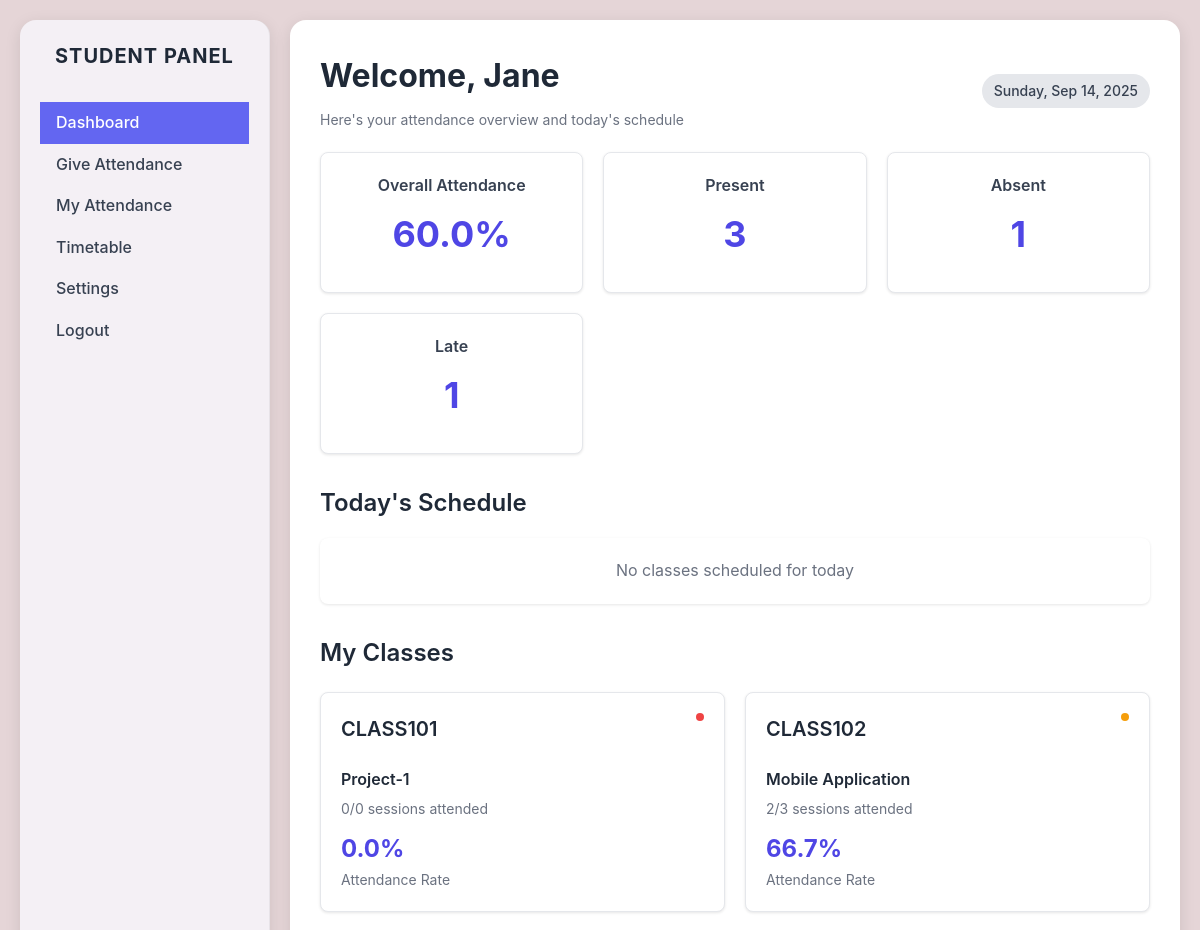
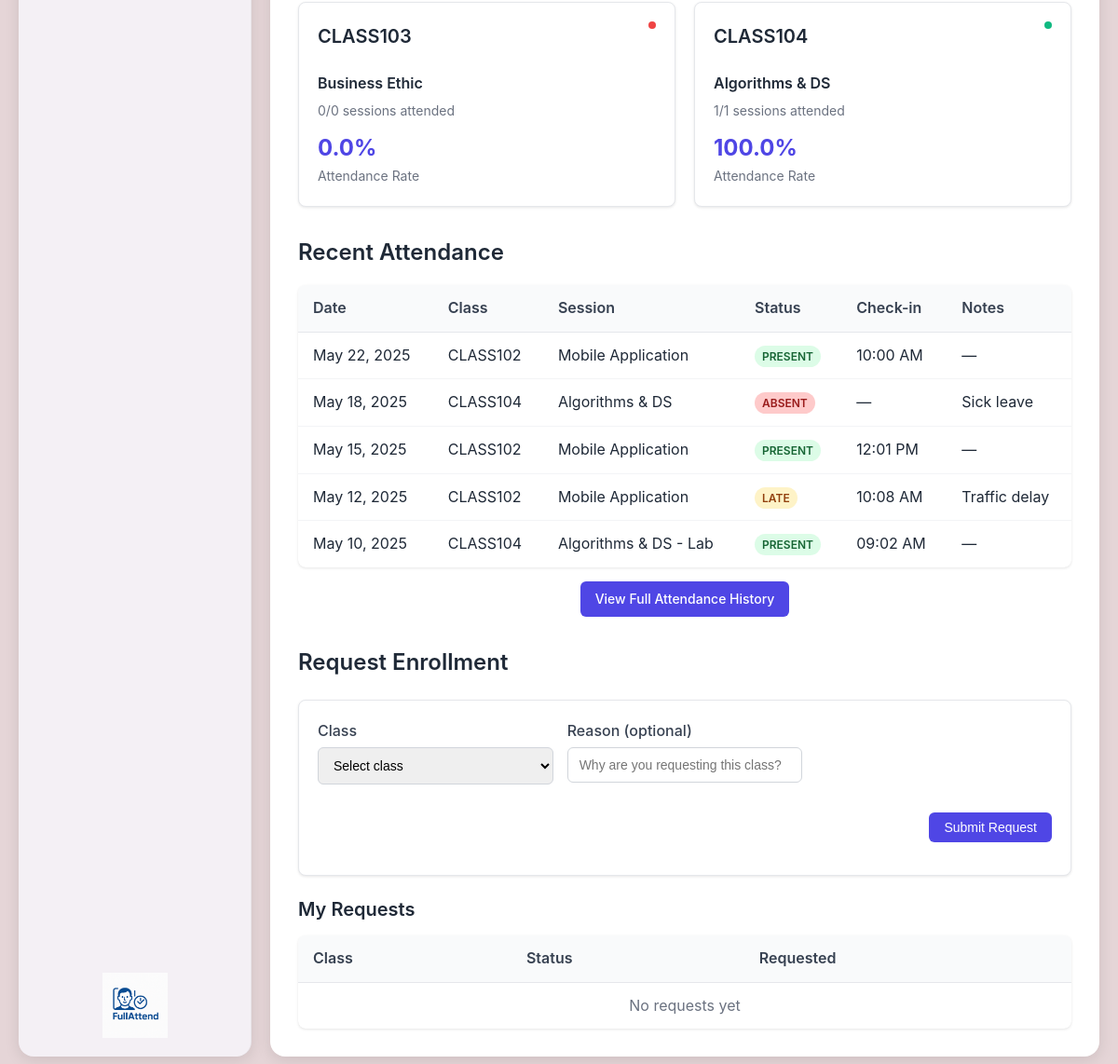
Screenshot of /student/student_dashboard.php (signed in) with the database file from the repository (2 pictures, top to bottom).
### tables this page shows
CREATE TABLE users (
    id INT PRIMARY KEY AUTO_INCREMENT,
    user_id VARCHAR(50) UNIQUE NOT NULL,
    username VARCHAR(100) NOT NULL,
    email VARCHAR(100) UNIQUE NOT NULL,
    password_hash VARCHAR(255) NOT NULL,
    user_type ENUM('admin', 'student') NOT NULL,
    first_name VARCHAR(50) NOT NULL,
    last_name VARCHAR(50) NOT NULL,
    phone VARCHAR(20),
    profile_image VARCHAR(255),
    status ENUM('active', 'inactive', 'pending') DEFAULT 'active',
    created_at TIMESTAMP DEFAULT CURRENT_TIMESTAMP,
    updated_at TIMESTAMP DEFAULT CURRENT_TIMESTAMP ON UPDATE CURRENT_TIMESTAMP
);

CREATE TABLE classes (
    id INT PRIMARY KEY AUTO_INCREMENT,
    class_code VARCHAR(20) UNIQUE NOT NULL,
    class_name VARCHAR(100) NOT NULL,
    description TEXT,
    instructor_id INT,
    semester VARCHAR(20) DEFAULT '2025-S1',
    year INT DEFAULT 2025,
    status ENUM('active', 'inactive') DEFAULT 'active',
    created_at TIMESTAMP DEFAULT CURRENT_TIMESTAMP,
    FOREIGN KEY (instructor_id) REFERENCES users(id) ON DELETE SET NULL
);

CREATE TABLE attendance_records (
    id INT PRIMARY KEY AUTO_INCREMENT,
    session_instance_id INT NOT NULL,
    student_id INT NOT NULL,
    status ENUM('present', 'absent', 'late', 'excused') NOT NULL,
    check_in_time DATETIME,
    recognition_confidence FLOAT,
    notes TEXT,
    marked_by ENUM('system', 'admin', 'manual') DEFAULT 'system',
    created_at TIMESTAMP DEFAULT CURRENT_TIMESTAMP,
    updated_at TIMESTAMP DEFAULT CURRENT_TIMESTAMP ON UPDATE CURRENT_TIMESTAMP,
    FOREIGN KEY (session_instance_id) REFERENCES session_instances(id) ON DELETE CASCADE,
    FOREIGN KEY (student_id) REFERENCES users(id) ON DELETE CASCADE,
    UNIQUE KEY unique_attendance (session_instance_id, student_id)
);

CREATE TABLE session_instances (
    id INT PRIMARY KEY AUTO_INCREMENT,
    timetable_session_id INT NOT NULL,
    session_date DATE NOT NULL,
    actual_start_time DATETIME,
    actual_end_time DATETIME,
    status ENUM('scheduled', 'in_progress', 'completed', 'cancelled') DEFAULT 'scheduled',
    notes TEXT,
    created_at TIMESTAMP DEFAULT CURRENT_TIMESTAMP,
    FOREIGN KEY (timetable_session_id) REFERENCES timetable_sessions(id) ON DELETE CASCADE,
    UNIQUE KEY unique_session_date (timetable_session_id, session_date)
);

CREATE TABLE timetable_sessions (
    id INT PRIMARY KEY AUTO_INCREMENT,
    class_id INT NOT NULL,
    session_title VARCHAR(100) NOT NULL,
    session_type ENUM('Lecture', 'Lab', 'Tutorial', 'Exam', 'Other') DEFAULT 'Lecture',
    day_of_week ENUM('Monday', 'Tuesday', 'Wednesday', 'Thursday', 'Friday', 'Saturday', 'Sunday'),
    start_time TIME NOT NULL,
    end_time TIME NOT NULL,
    room_location VARCHAR(50),
    instructor VARCHAR(100),
    recurring BOOLEAN DEFAULT FALSE,
    start_date DATE,
    end_date DATE,
    notes TEXT,
    status ENUM('scheduled', 'cancelled', 'completed') DEFAULT 'scheduled',
    created_at TIMESTAMP DEFAULT CURRENT_TIMESTAMP,
    FOREIGN KEY (class_id) REFERENCES classes(id) ON DELETE CASCADE
);

### student/student_dashboard.php (the view, shortened to what this page needs)
<?php
$db = new Database();
$conn = $db->getConnection();
$student_id = $_SESSION['user_id'];
try {
    $stmt = $conn->prepare("SELECT * FROM users WHERE id = :student_id AND user_type = 'student'");
    $stmt->execute(['student_id' => $student_id]);
    $student = $stmt->fetch();
    $stmt = $conn->prepare("
        SELECT
            COUNT(DISTINCT ar.id) as total_sessions,
            SUM(CASE WHEN ar.status = 'present' THEN 1 ELSE 0 END) as present_count,
            SUM(CASE WHEN ar.status = 'absent' THEN 1 ELSE 0 END) as absent_count,
            SUM(CASE WHEN ar.status = 'late' THEN 1 ELSE 0 END) as late_count,
            ROUND(
                CASE
                    WHEN COUNT(DISTINCT ar.id) > 0
                    THEN (SUM(CASE WHEN ar.status = 'present' THEN 1 ELSE 0 END) / COUNT(DISTINCT ar.id)) * 100
                    ELSE 0
                END, 1
            ) as attendance_percentage
        FROM attendance_records ar
        JOIN session_instances si ON ar.session_instance_id = si.id
        WHERE ar.student_id = :student_id
    ");
    $stmt->execute(['student_id' => $student_id]);
    $attendance_summary = $stmt->fetch();
    $stmt = $conn->prepare("
        SELECT
            c.id,
            c.class_code,
            c.class_name,
            COUNT(DISTINCT ar.id) as total_sessions,
            SUM(CASE WHEN ar.status = 'present' THEN 1 ELSE 0 END) as present_count,
            ROUND(
                CASE
                    WHEN COUNT(DISTINCT ar.id) > 0
                    THEN (SUM(CASE WHEN ar.status = 'present' THEN 1 ELSE 0 END) / COUNT(DISTINCT ar.id)) * 100
                    ELSE 0
                END, 1
            ) as attendance_percentage
        FROM classes c
        JOIN student_enrollments se ON c.id = se.class_id
        LEFT JOIN timetable_sessions ts ON c.id = ts.class_id
        LEFT JOIN session_instances si ON ts.id = si.timetable_session_id AND si.status = 'completed'
        LEFT JOIN attendance_records ar ON si.id = ar.session_instance_id AND ar.student_id = :student_id_ar
        WHERE se.student_id = :student_id_se AND se.status = 'enrolled' AND c.status = 'active'
        GROUP BY c.id, c.class_code, c.class_name
        ORDER BY c.class_code
    ");
    $stmt->execute(['student_id_ar' => $student_id, 'student_id_se' => $student_id]);
    $enrolled_classes = $stmt->fetchAll();
    $stmt = $conn->prepare("
        SELECT
            ts.session_title,
            ts.start_time,
            ts.end_time,
            ts.room_location,
            ts.session_type,
            c.class_code,
            c.class_name,
            si.status as session_status,
            ar.status as attendance_status,
            ar.check_in_time
        FROM timetable_sessions ts
        JOIN classes c ON ts.class_id = c.id
        JOIN student_enrollments se ON c.id = se.class_id
        LEFT JOIN session_instances si ON ts.id = si.timetable_session_id AND si.session_date = CURDATE()
        LEFT JOIN attendance_records ar ON si.id = ar.session_instance_id AND ar.student_id = :student_id_ar
        WHERE se.student_id = :student_id_se
        AND se.status = 'enrolled'
        AND ts.day_of_week = DAYNAME(CURDATE())
        AND c.status = 'active'
        ORDER BY ts.start_time
    ");
    $stmt->execute(['student_id_ar' => $student_id, 'student_id_se' => $student_id]);
    $todays_schedule = $stmt->fetchAll();
    $stmt = $conn->prepare("SELECT er.id, c.class_code, c.class_name, er.status, er.created_at FROM enrollment_requests er JOIN classes c ON er.class_id = c.id WHERE er.student_id = :sid ORDER BY er.created_at DESC");
    $stmt->execute(['sid' => $student_id]);
    $my_requests = $stmt->fetchAll();
    $stmt = $conn->prepare("
        SELECT
            si.session_date,
            ts.session_title,
            c.class_code,
            ar.status,
            ar.check_in_time,
            ar.notes
        FROM attendance_records ar
        JOIN session_instances si ON ar.session_instance_id = si.id
        JOIN timetable_sessions ts ON si.timetable_session_id = ts.id
        JOIN classes c ON ts.class_id = c.id
        WHERE ar.student_id = :student_id
        ORDER BY si.session_date DESC, ts.start_time DESC
        LIMIT 5
    ");
    $stmt->execute(['student_id' => $student_id]);
    $recent_attendance = $stmt->fetchAll();
} catch (PDOException $e) {
    $error = "Database error: " . $e->getMessage();
}
function getAttendanceColor($percentage) {
    if ($percentage >= 80) return 'present';
    if ($percentage >= 60) return 'late';
    return 'absent';
}
function getStatusChip($status) {
    $classes = [
        'present' => 'present',
        'absent' => 'absent',
        'late' => 'late',
        null => 'absent'
    ];
    return $classes[$status] ?? 'absent';
}
?>
<!DOCTYPE html>
<html lang="en">
<head>
    <link rel="stylesheet" href="../styles.css?v=<?php echo time(); ?>">
    <link rel="stylesheet" href="../student.css?v=<?php echo time(); ?>">
</head>
<body class="student-portal">
    <div class="dashboard">
        <?php include 'includes/sidebar.php'; ?>
        <main class="dashboard-content">
            <div style="display: flex; justify-content: space-between; align-items: center; margin-bottom: 20px;">
                <div>
                    <h1>Welcome, <?php echo htmlspecialchars($student['first_name']); ?></h1>
                    <p class="muted">Here's your attendance overview and today's schedule</p>
                </div>
                <div class="toolbar">
                    <span class="pill"><?php echo date('l, M d, Y'); ?></span>
                </div>
            </div>
            <div class="kpi-grid">
                <div class="kpi-card">
                    <h4>Overall Attendance</h4>
                    <div class="kpi-value"><?php echo $attendance_summary['attendance_percentage'] ?? 0; ?>%</div>
                </div>
                <div class="kpi-card">
                    <h4>Present</h4>
                    <div class="kpi-value"><?php echo $attendance_summary['present_count'] ?? 0; ?></div>
                </div>
                <div class="kpi-card">
                    <h4>Absent</h4>
                    <div class="kpi-value"><?php echo $attendance_summary['absent_count'] ?? 0; ?></div>
                </div>
                <div class="kpi-card">
                    <h4>Late</h4>
                    <div class="kpi-value"><?php echo $attendance_summary['late_count'] ?? 0; ?></div>
                </div>
            </div>
            <section style="margin-top: 30px;">
                <h2>Today's Schedule</h2>
                <?php if (empty($todays_schedule)): ?>
                    <div class="scanning-status">
                        <p style="text-align: center; color: #6b7280; padding: 20px;">No classes scheduled for today</p>
                    </div>
                <?php endif; ?>
            </section>
            <section style="margin-top: 30px;">
                <h2>My Classes</h2>
                <div class="class-cards">
                    <?php if (empty($enrolled_classes)): ?>
                        <p style="color: #6b7280;">No classes enrolled</p>
                    <?php else: ?>
                    <?php foreach ($enrolled_classes as $class): ?>
                    <div class="card">
                        <div style="display: flex; justify-content: space-between; align-items: start; margin-bottom: 10px;">
                            <h3><?php echo htmlspecialchars($class['class_code']); ?></h3>
                            <span class="status-dot <?php echo getAttendanceColor($class['attendance_percentage']); ?>"></span>
                        </div>
                        <p style="font-weight: 600; margin-bottom: 5px;"><?php echo htmlspecialchars($class['class_name']); ?></p>
                        <p class="muted" style="margin-bottom: 10px;">
                            <?php echo $class['present_count']; ?>/<?php echo $class['total_sessions']; ?> sessions attended
                        </p>
                        <div style="font-size: 24px; font-weight: 700; color: #4f46e5;">
                            <?php echo $class['attendance_percentage']; ?>%
                        </div>
                        <p class="muted">Attendance Rate</p>
                    </div>
                    <?php endforeach; ?>
                    <?php endif; ?>
                </div>
            </section>
            <section style="margin-top: 30px;">
                <h2>Recent Attendance</h2>
                <div class="scanning-status">
                    <table class="table">
                        <thead>
                            <tr>
                                <th>Date</th>
                                <th>Class</th>
                                <th>Session</th>
                                <th>Status</th>
                                <th>Check-in</th>
                                <th>Notes</th>
                            </tr>
                        </thead>
                        <tbody>
                            <?php if (empty($recent_attendance)): ?>
                            <tr>
                                <td colspan="6" style="text-align: center; color: #6b7280; padding: 20px;">
                                    No attendance records found
                                </td>
                            </tr>
                            <?php else: ?>
                            <?php foreach ($recent_attendance as $record): ?>
                            <tr>
                                <td><?php echo date('M d, Y', strtotime($record['session_date'])); ?></td>
                                <td><?php echo htmlspecialchars($record['class_code']); ?></td>
                                <td><?php echo htmlspecialchars($record['session_title']); ?></td>
                                <td>
                                    <span class="chip <?php echo getStatusChip($record['status']); ?>">
                                        <?php echo ucfirst($record['status']); ?>
                                    </span>
                                </td>
                                <td>
                                    <?php echo $record['check_in_time'] ? date('H:i A', strtotime($record['check_in_time'])) : '—'; ?>
                                </td>
                                <td><?php echo htmlspecialchars($record['notes'] ?: '—'); ?></td>
                            </tr>
                            <?php endforeach; ?>
                            <?php endif; ?>
                        </tbody>
                    </table>
                </div>
                <div style="text-align: center; margin-top: 15px;">
                    <a href="my_attendance.php" class="btn">View Full Attendance History</a>
                </div>
            </section>
            <section style="margin-top: 30px;">
                <h2>Request Enrollment</h2>
                <div class="form-section">
                    <form method="POST" class="form-grid">
                        <div class="form-group">
                            <label for="class_id">Class</label>
                            <select id="class_id" name="class_id" required>
                                <option value="">Select class</option>
                            </select>
                        </div>
                        <div class="form-group">
                            <label for="reason">Reason (optional)</label>
                            <input id="reason" name="reason" placeholder="Why are you requesting this class?" />
                        </div>
                        <div class="form-group" style="grid-column:1/-1; text-align:right;">
                            <button type="submit" class="btn">Submit Request</button>
                        </div>
                    </form>
                </div>
                <h3 style="margin-top: 20px;">My Requests</h3>
                <div class="scanning-status">
                    <table class="table">
                        <thead>
                            <tr>
                                <th>Class</th>
                                <th>Status</th>
                                <th>Requested</th>
                            </tr>
                        </thead>
                        <tbody>
                            <?php if (empty($my_requests)): ?>
                            <tr>
                                <td colspan="3" style="text-align:center; color:#6b7280; padding:12px;">No requests yet</td>
                            </tr>
                            <?php else: foreach ($my_requests as $req): ?>
                            <tr>
                                <td><?php echo htmlspecialchars($req['class_code'] . ' - ' . $req['class_name']); ?></td>
                                <td><span class="chip <?php echo $req['status'] === 'approved' ? 'present' : ($req['status'] === 'rejected' ? 'absent' : 'late'); ?>"><?php echo ucfirst($req['status']); ?></span></td>
                                <td><?php echo date('M d, Y H:i', strtotime($req['created_at'])); ?></td>
                            </tr>
                            <?php endforeach; endif; ?>
                        </tbody>
                    </table>
                </div>
            </section>
        </main>
    </div>
</body>
</html>

### rows the page displays
users: first_name "Jane"
classes: class_code "CLASS101", class_name "Project-1", present_count "0", total_sessions "0", attendance_percentage "0.0"
classes: class_code "CLASS102", class_name "Mobile Application", present_count "2", total_sessions "3", attendance_percentage "66.7"
classes: class_code "CLASS103", class_name "Business Ethic", present_count "0", total_sessions "0", attendance_percentage "0.0"
classes: class_code "CLASS104", class_name "Algorithms & DS", present_count "1", total_sessions "1", attendance_percentage "100.0"
attendance_records: session_instance.session_date "May 22, 2025", classes.class_code "CLASS102", timetable_sessions.session_title "Mobile Application", status "PRESENT", check_in_time "10:00 AM", notes "—"
attendance_records: session_instance.session_date "May 18, 2025", classes.class_code "CLASS104", timetable_sessions.session_title "Algorithms & DS", status "ABSENT", notes "Sick leave"
attendance_records: session_instance.session_date "May 15, 2025", classes.class_code "CLASS102", timetable_sessions.session_title "Mobile Application", status "PRESENT", check_in_time "12:01 PM", notes "—"
attendance_records: session_instance.session_date "May 12, 2025", classes.class_code "CLASS102", timetable_sessions.session_title "Mobile Application", status "LATE", check_in_time "10:08 AM", notes "Traffic delay"
attendance_records: session_instance.session_date "May 10, 2025", classes.class_code "CLASS104", timetable_sessions.session_title "Algorithms & DS - Lab", status "PRESENT", check_in_time "09:02 AM", notes "—"

### other values shown
$attendance_summary['attendance_percentage'] "60.0"
$attendance_summary['present_count'] "3"
$attendance_summary['absent_count'] "1"
$attendance_summary['late_count'] "1"
